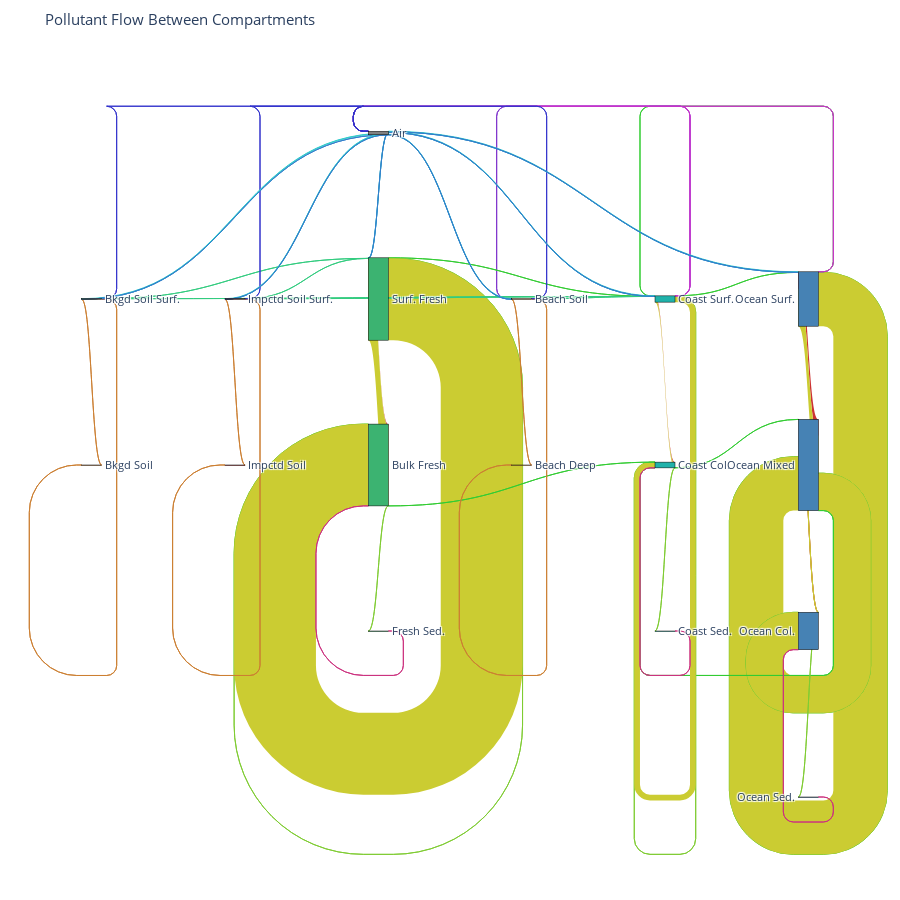

Here is the notebook cell this chart was saved with:
### Code cell
Newmodel.run()  # Run the model to estimate steady state solution for the system.
# Process results   
# Process results
processorNew = ResultsProcessor(Newmodel)  # Pass model with results
processorNew.process_all()  # Process all results

### Figure 1 — Plotly figure (JSON) as saved in the notebook; plotly's stock layout.template omitted (floating-point values rounded to 4 significant figures)
{"data": [{"arrangement": "fixed", "link": {"color": ["rgb(127,204,50)", "rgb(203,204,50)", "rgb(50,204,50)", "rgb(204,50,203)", "rgb(204,50,50)", "rgb(203,204,50)", "rgb(127,204,50)", "rgb(203,204,50)", "rgb(50,204,50)", "rgb(204,50,50)", "rgb(203,204,50)", "rgb(127,204,50)", "rgb(50,204,50)", "rgb(127,204,50)", "rgb(203,204,50)", "rgb(127,50,204)", "rgb(204,50,203)", "rgb(50,204,50)", "rgb(204,50,50)", "rgb(203,204,50)", "rgb(127,204,50)", "rgb(50,204,50)", "rgb(127,204,50)", "rgb(203,204,50)", "rgb(50,204,50)", "rgb(204,50,50)", "rgb(203,204,50)", "rgb(127,204,50)", "rgb(204,50,127)", "rgb(204,50,127)", "rgb(204,50,127)", "rgb(50,204,127)", "rgb(204,127,50)", "rgb(50,50,204)", "rgb(204,127,50)", "rgb(50,204,127)", "rgb(50,204,127)", "rgb(204,127,50)", "rgb(50,50,204)", "rgb(204,127,50)", "rgb(50,204,127)", "rgb(50,204,127)", "rgb(204,127,50)", "rgb(50,50,204)", "rgb(204,127,50)", "rgb(50,203,204)", "rgb(50,127,204)", "rgb(50,203,204)", "rgb(50,127,204)", "rgb(50,203,204)", "rgb(50,127,204)", "rgb(50,203,204)", "rgb(50,127,204)", "rgb(50,203,204)", "rgb(50,127,204)", "rgb(50,203,204)", "rgb(50,127,204)"], "hovertemplate": "Process: %{label}<br>Flow: %{value:.2f} g/s", "label": ["settling", "mixing", "advective_transport", "sea_spray_aerosol", "rising", "mixing", "settling", "mixing", "advective_transport", "rising", "mixing", "settling", "advective_transport", "settling", "mixing", "beaching", "sea_spray_aerosol", "advective_transport", "rising", "mixing", "settling", "advective_transport", "settling", "mixing", "advective_transport", "rising", "mixing", "settling", "sediment_resuspension", "sediment_resuspension", "sediment_resuspension", "runoff_transport", "soil_convection", "soil_air_resuspension", "soil_convection", "runoff_transport", "runoff_transport", "soil_convection", "soil_air_resuspension", "soil_convection", "runoff_transport", "runoff_transport", "soil_convection", "soil_air_resuspension", "soil_convection", "dry_deposition", "wet_deposition", "dry_deposition", "wet_deposition", "dry_deposition", "wet_deposition", "dry_deposition", "wet_deposition", "dry_deposition", "wet_deposition", "dry_deposition", "wet_deposition"], "source": [12, 12, 12, 12, 11, 11, 11, 11, 11, 10, 10, 10, 7, 7, 7, 7, 7, 6, 6, 6, 6, 16, 16, 16, 5, 5, 5, 5, 14, 15, 13, 4, 4, 4, 3, 2, 2, 2, 2, 1, 9, 9, 9, 9, 8, 0, 0, 0, 0, 0, 0, 0, 0, 0, 0, 0, 0], "target": [11, 11, 7, 0, 12, 12, 10, 10, 6, 11, 11, 15, 12, 6, 6, 4, 0, 11, 7, 7, 13, 7, 5, 5, 6, 16, 16, 14, 5, 10, 6, 7, 3, 0, 4, 7, 16, 1, 0, 2, 7, 16, 8, 0, 9, 12, 12, 7, 7, 16, 16, 4, 4, 2, 2, 9, 9], "value": [0.2903, 9167.0, 1.357, 1.466e-05, 2794.0, 6347.0, 0.2903, 6347.0, 6.261, 0.0253, 0.1054, 0.2771, 1.745, 0.02522, 968.8, 0.05817, 1.551e-06, 7.291, 358.8, 607.6, 0.02518, 0.02705, 0.2287, 13900.0, 0.2643, 317.9, 13580.0, 0.2287, 0.2287, 0.005429, 0.002288, 0.01231, 0.2429, 0.0009713, 0.2296, 0.1486, 0.1486, 2.933, 0.01648, 2.676, 0.1033, 0.1033, 2.039, 0.01146, 1.861, 99.98, 0.04697, 99.98, 0.04697, 99.98, 0.04697, 99.98, 0.04697, 99.98, 0.04697, 99.98, 0.04697]}, "node": {"color": ["gray", "peru", "peru", "sandybrown", "sandybrown", "mediumseagreen", "lightseagreen", "lightseagreen", "firebrick", "firebrick", "steelblue", "steelblue", "steelblue", "lightseagreen", "mediumseagreen", "steelblue", "mediumseagreen"], "label": ["Air", "Bkgd Soil", "Bkgd Soil Surf.", "Beach Deep", "Beach Soil", "Bulk Fresh", "Coast Col.", "Coast Surf.", "Impctd Soil", "Impctd Soil Surf.", "Ocean Col.", "Ocean Mixed", "Ocean Surf.", "Coast Sed.", "Fresh Sed.", "Ocean Sed.", "Surf. Fresh"], "line": {"color": "black", "width": 0.5}, "pad": 15, "thickness": 20, "x": [0.4167, 0.08333, 0.08333, 0.5833, 0.5833, 0.4167, 0.75, 0.75, 0.25, 0.25, 0.9167, 0.9167, 0.9167, 0.75, 0.4167, 0.9167, 0.4167], "y": [0.1, 0.5, 0.3, 0.5, 0.3, 0.5, 0.5, 0.3, 0.5, 0.3, 0.7, 0.5, 0.3, 0.7, 0.7, 0.9, 0.3]}, "type": "sankey"}], "layout": {"font": {"size": 11}, "height": 900, "margin": {"b": 20, "l": 20, "r": 20, "t": 50}, "title": {"text": "Pollutant Flow Between Compartments"}}}
